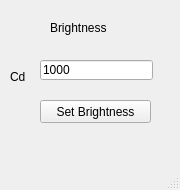
<?xml version="1.0" encoding="UTF-8"?>
<ui version="4.0">
 <class>MainWindow</class>
 <widget class="QMainWindow" name="MainWindow">
  <property name="geometry">
   <rect>
    <x>0</x>
    <y>0</y>
    <width>180</width>
    <height>190</height>
   </rect>
  </property>
  <property name="windowTitle">
   <string>MainWindow</string>
  </property>
  <widget class="QWidget" name="centralwidget">
   <widget class="QLabel" name="label">
    <property name="geometry">
     <rect>
      <x>50</x>
      <y>20</y>
      <width>91</width>
      <height>16</height>
     </rect>
    </property>
    <property name="text">
     <string>Brightness</string>
    </property>
   </widget>
   <widget class="QLineEdit" name="lBrightness">
    <property name="geometry">
     <rect>
      <x>40</x>
      <y>60</y>
      <width>113</width>
      <height>20</height>
     </rect>
    </property>
    <property name="text">
     <string>1000</string>
    </property>
   </widget>
   <widget class="QLabel" name="label_2">
    <property name="geometry">
     <rect>
      <x>10</x>
      <y>70</y>
      <width>47</width>
      <height>13</height>
     </rect>
    </property>
    <property name="text">
     <string>Cd</string>
    </property>
   </widget>
   <widget class="QPushButton" name="bSetBrightness">
    <property name="geometry">
     <rect>
      <x>40</x>
      <y>100</y>
      <width>111</width>
      <height>23</height>
     </rect>
    </property>
    <property name="text">
     <string>Set Brightness</string>
    </property>
   </widget>
  </widget>
  <widget class="QMenuBar" name="menubar">
   <property name="geometry">
    <rect>
     <x>0</x>
     <y>0</y>
     <width>180</width>
     <height>21</height>
    </rect>
   </property>
  </widget>
  <widget class="QStatusBar" name="statusbar"/>
 </widget>
 <resources/>
 <connections/>
</ui>
